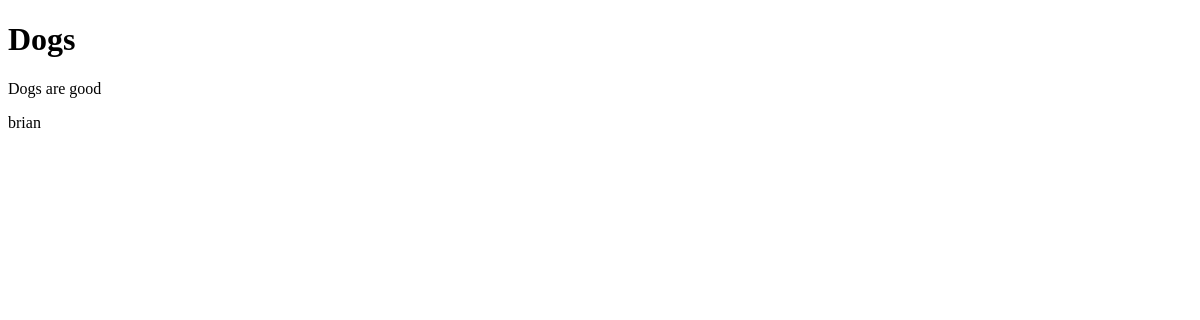
Page /dogs on the earlier database version.
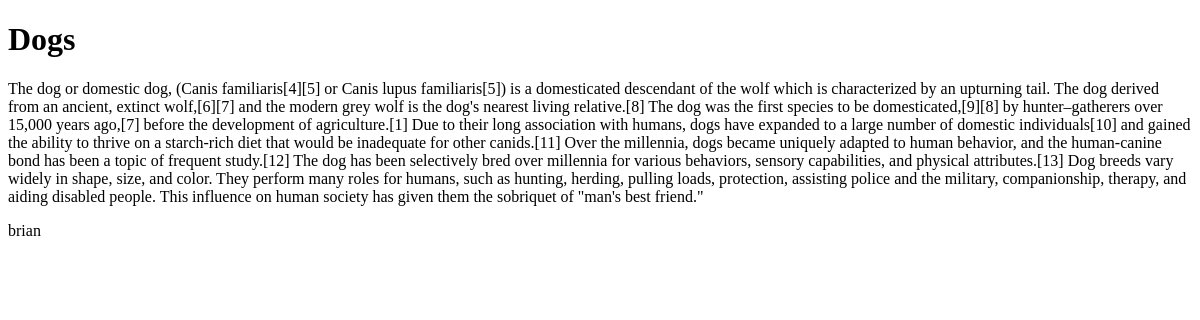
Same page on the later database version.
### blog/models.py (models this page shows, shortened)
class Post(models.Model):
    title = models.CharField(max_length = 200)
    content = models.TextField()
    date_created = models.DateTimeField(auto_now = True)
    slug = models.SlugField(max_length = 200, unique = True)
    author = models.ForeignKey(to = User, on_delete = models.CASCADE)
    status = models.IntegerField(choices = STATUS, default = 0)

### blog/views.py (the view)
# urls.py: path('<slug:slug>', views.BlogView.as_view(), name = 'blog_view'), # This is defined in views.py
class BlogView(generic.DetailView):
    model = Post
    template_name = 'blog.html' # This is defined in urls.py

### templates/blog.html
<!DOCTYPE html>
<html>
    <head>
    </head>
    <body>
        <h1>{{object.title}}</h1>
        <p>{{object.content}}</p>
        <p>{{object.author}}</p>
    </body>
</html>

Differences in the rows shown:
changed Post "Dogs": content "Dogs are good" → "The dog or domestic dog, (Canis familiaris[4][5] or Canis lupus familiaris[5]) is a domesticated descendant of the wolf which is characterized by an upturning tail. The dog derived from an ancient, extinct wolf,[6][7] and the modern grey wolf is the dog's nearest living relative.[8] The dog was the first species to be domesticated,[9][8] by hunter–gatherers over 15,000 years ago,[7] before the development of agriculture.[1] Due to their long association with humans, dogs have expanded to a large number of domestic individuals[10] and gained the ability to thrive on a starch-rich diet that would be inadequate for other canids.[11] Over the millennia, dogs became uniquely adapted to human…"
